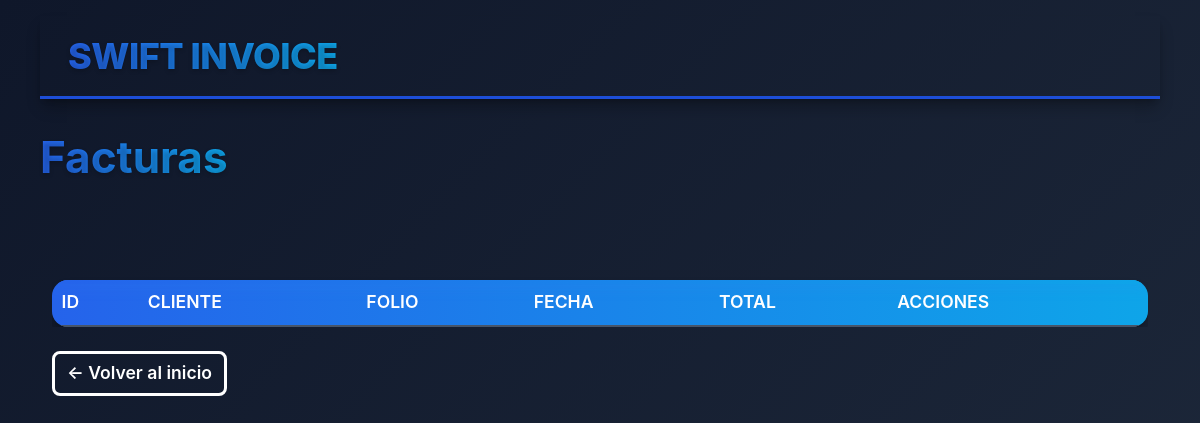
Page /modules/invoices/index.php (signed in) on the earlier database version.
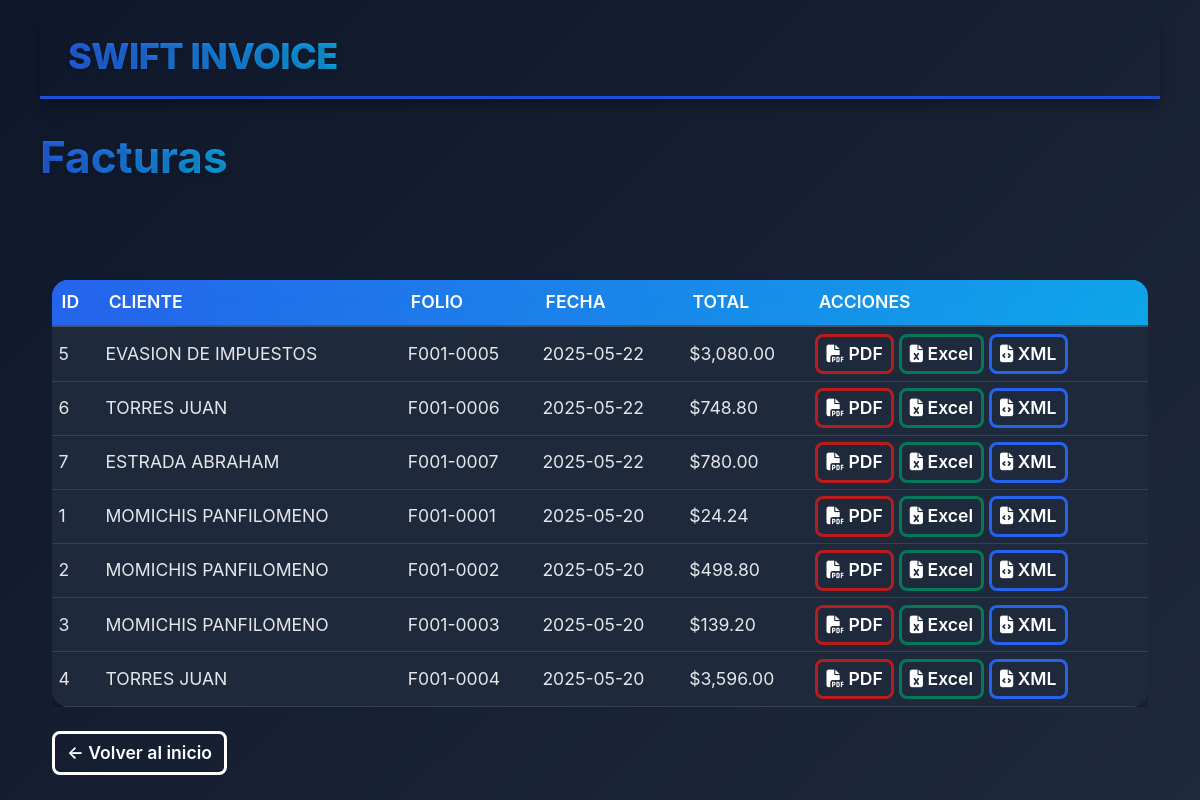
Same page on the later database version.
### tables this page shows
CREATE TABLE `invoices` (
  `id` int(11) NOT NULL,
  `sale_id` int(11) NOT NULL,
  `invoice_number` varchar(20) NOT NULL,
  `invoice_date` date NOT NULL,
  `pdf_path` varchar(255) DEFAULT NULL,
  `created_at` timestamp NOT NULL DEFAULT current_timestamp()
);

CREATE TABLE `sales` (
  `id` int(11) NOT NULL,
  `client_id` int(11) NOT NULL,
  `sale_date` date NOT NULL,
  `subtotal` decimal(10,2) NOT NULL,
  `tax_percentage` decimal(5,2) NOT NULL,
  `tax_amount` decimal(10,2) NOT NULL,
  `total` decimal(10,2) NOT NULL,
  `created_at` timestamp NOT NULL DEFAULT current_timestamp(),
  `client_type` enum('person','company') NOT NULL DEFAULT 'person'
);

### modules/invoices/index.php (the view, shortened to what this page needs)
<?php
require_once '../../includes/header.php';
$db = new Database();
$conn = $db->connect();
$stmt = $conn->query("
    SELECT
        i.id,
        i.invoice_number,
        i.invoice_date,
        i.created_at,
        s.total,
        s.client_type,
        CASE
            WHEN s.client_type = 'person' THEN CONCAT(c.last_name, ' ', c.first_name)
            WHEN s.client_type = 'company' THEN co.business_name
            ELSE 'Desconocido'
        END AS client_name
    FROM invoices i
    JOIN sales s ON i.sale_id = s.id
    LEFT JOIN clients c ON s.client_type = 'person' AND s.client_id = c.id
    LEFT JOIN companies co ON s.client_type = 'company' AND s.client_id = co.id
    ORDER BY i.invoice_date DESC
");
$invoices = $stmt->fetchAll(PDO::FETCH_ASSOC);
?>
<!DOCTYPE html>
<html lang="es">
<head>
    <link href="https://cdn.jsdelivr.net/npm/bootstrap@5.3.0/dist/css/bootstrap.min.css" rel="stylesheet">
    <link rel="stylesheet" href="/swift_invoice/assets/css/tableInvoices.css">
    <link rel="stylesheet" href="https://cdn.datatables.net/1.13.6/css/dataTables.bootstrap5.min.css">
    <link rel="stylesheet" href="https://cdnjs.cloudflare.com/ajax/libs/font-awesome/6.5.0/css/all.min.css">
</head>
<body>
    <nav class="navbar navbar-expand navbar-custom py-2 sticky-top">
        <div class="container-fluid">
            <a class="navbar-brand navbar-brand-custom ms-3" href="/swift_invoice">SWIFT INVOICE</a>
        </div>
    </nav>
    <div class="card-header d-flex justify-content-between align-items-center">
        <h2 class="card-title">Facturas</h2>
    </div>
    <div class="container mt-5">
        <div class="table-responsive">
            <table id="facturasTable" class="styled-table display nowrap">
                <thead class="table-dark">
                    <tr>
                        <th>ID</th>
                        <th>Cliente</th>
                        <th>Folio</th>
                        <th>Fecha</th>
                        <th>Total</th>
                        <th>Acciones</th>
                    </tr>
                </thead>
                <tbody>
                    <?php foreach ($invoices as $invoice): ?>
                        <tr>
                            <td><?= htmlspecialchars($invoice['id']) ?></td>
                            <td><?= htmlspecialchars($invoice['client_name']) ?></td>
                            <td><?= htmlspecialchars($invoice['invoice_number']) ?></td>
                            <td><?= htmlspecialchars($invoice['invoice_date']) ?></td>
                            <td>$<?= number_format($invoice['total'], 2) ?></td>
                            <td>
                                <a href="generate.php?id=<?= $invoice['id'] ?>&format=pdf&download=1" class="btn btn-sm btn-danger" title="Descargar PDF">
                                    <i class="fa-solid fa-file-pdf"></i> PDF
                                </a>
                                <a href="generate.php?id=<?= $invoice['id'] ?>&format=xlsx&download=1" class="btn btn-sm btn-success" title="Descargar Excel">
                                    <i class="fa-solid fa-file-excel"></i> Excel
                                </a>
                                <a href="generate.php?id=<?= $invoice['id'] ?>&format=xml&download=1" class="btn btn-sm btn-primary" title="Descargar XML">
                                    <i class="fa-solid fa-file-code"></i> XML
                                </a>
                            </td>
                        </tr>
                    <?php endforeach; ?>
                </tbody>
            </table>
        </div>
        <div class="d-flex justify-content-start mt-4">
            <a href="/swift_invoice/" class="btn btn-secondary">← Volver al inicio</a>
        </div>
    </div>
    <?php require_once '../../includes/footer.php'; ?>
</body>
</html>

### includes/header.php (shortened to what this page needs)
<!DOCTYPE html>
<html lang="es">
<head>
    <link rel="stylesheet" href="assets/css/main.css?v=<?php echo filemtime('assets/css/main.css'); ?>">
    <?php if (basename($_SERVER['PHP_SELF']) == 'index.php'): ?>
    <link rel="stylesheet" href="assets/css/dashboard.css?v=<?php echo filemtime('assets/css/dashboard.css'); ?>">
    <?php endif; ?>
    <link href="https://cdn.jsdelivr.net/npm/bootstrap@5.3.0/dist/css/bootstrap.min.css" rel="stylesheet">
</head>
<body>

### includes/footer.php (shortened to what this page needs)
</body>
</html>

### assets/css/main.css (style rules this page uses)
:root { --primary: #2563eb; --primary-dark: #1d4ed8; --secondary: #0ea5e9; --text: #e5e7eb; --text-light: #9ca3af; --bg-dark: #0f172a; --card-bg: #1e293b; --border: #334155; --danger: #ef4444; --shadow: 0 10px 15px -3px rgba(0, 0, 0, 0.3), 0 4px 6px -4px rgba(0, 0, 0, 0.3); }
body { font-family: 'Segoe UI', Tahoma, Geneva, Verdana, sans-serif; margin: 0; padding: 0; background-color: var(--bg-dark); color: var(--text); }
.container { width: 100%; max-width: 1200px; margin: 0 auto; padding: 0 15px; }
.card-title { font-size: 1.3rem; font-weight: 700; margin: 0; margin-bottom: 0.5rem; }

### assets/css/dashboard.css (style rules this page uses)
:root { --primary: #2563eb; --secondary: #0ea5e9; --text: #e5e7eb; --text-light: #9ca3af; --bg-dark: #0f172a; --bg-darker: #020617; --card-bg: #1e293b; --card-hover: #334155; --border-dark: #334155; --shadow: 0 10px 32px 0 rgba(20, 30, 45, 0.45); --shadow-hover: 0 16px 36px 0 rgba(37,99,235,0.19); --radius-lg: 1.7rem; --radius-xl: 2.5rem; }
body, .dashboard-container { background: linear-gradient(135deg, #0f172a 0%, #1e293b 100%) !important; min-height: 100vh; color: var(--text); }
.card-title { font-size: 1.55rem; font-weight: 700; margin-bottom: 1rem; color: var(--text); }

Differences in the rows shown:
added invoices: id "5", client_name "EVASION DE IMPUESTOS", invoice_number "F001-0005", invoice_date "2025-05-22", sale.total "3,080.00"
added invoices: id "6", client_name "TORRES JUAN", invoice_number "F001-0006", invoice_date "2025-05-22", sale.total "748.80"
added invoices: id "7", client_name "ESTRADA ABRAHAM", invoice_number "F001-0007", invoice_date "2025-05-22", sale.total "780.00"
added invoices: id "1", client_name "MOMICHIS PANFILOMENO", invoice_number "F001-0001", invoice_date "2025-05-20", sale.total "24.24"
added invoices: id "2", client_name "MOMICHIS PANFILOMENO", invoice_number "F001-0002", invoice_date "2025-05-20", sale.total "498.80"
added invoices: id "3", client_name "MOMICHIS PANFILOMENO", invoice_number "F001-0003", invoice_date "2025-05-20", sale.total "139.20"
added invoices: id "4", client_name "TORRES JUAN", invoice_number "F001-0004", invoice_date "2025-05-20", sale.total "3,596.00"
